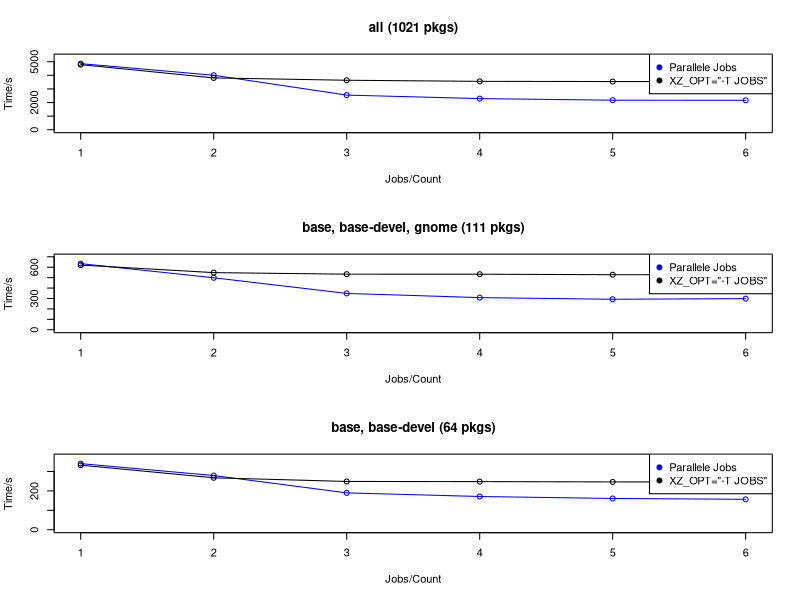

Recreate this plot in R.
# Computer: NUC
## CPU: i5-4250U CPU @ 1.30GHz
## Mem: 8GB

# Measurement vectors
jobs = seq(1, 6)
# base and base-devel group (64 unique packages)
time_base = c(340.325, 279.047, 189.770, 171.163, 161.124, 156.724)
# base, base-devel and gnome group (111 unique packages)
time_gnome = c(634.284, 498.592, 348.511, 308.346, 292.659, 298.652)
# all packages installed at the NUC (1021 unique packages)
time_all = c(4856.509, 4002.653, 2545.701, 2289.114, 2172.302, 2164.872)
# base and base-devel group using XZ_OPT instead of true parallelization (64 unique packages)
time_xzopt_base = c(332.345, 267.433, 248.689, 247.828, 246.304, 245.932)
# base, base-devel and gnome group using XZ_OPT instead of true parallelization (111 unique packages)
time_xzopt_gnome = c(620.164, 548.262, 533.265, 533.075, 528.173, 528.970)
# all packages installed at the NUC using XZ_OPT instead of true parallelization (1021 unique packages)
time_xzopt_all = c(4782.006, 3807.457, 3637.071, 3556.447, 3542.436, 3541.516)

# Export drawing as vector graphic suitable for printing with A4
#svg("bacman: simple benchmark.svg", width=1*10, height=sqrt(2)*10)

# Define initial window size
par(mfrow=c(3, 1))

# Plot points and lines for base
plot(time_all ~ jobs, main="all (1021 pkgs)", ylim=c(0, max(time_all)*1.1), xlab="Jobs/Count", ylab="Time/s", col="blue")
lines(time_all ~ jobs, col="blue")
points(time_xzopt_all ~ jobs, col="black")
lines(time_xzopt_all ~ jobs, col="black")
legend(x="topright", legend=c("Parallele Jobs", "XZ_OPT=\"-T JOBS\""), col=c("blue", "black"), pch=c(19, 19))

# Plot points and lines for gnome
plot(time_gnome ~ jobs, main="base, base-devel, gnome (111 pkgs)", ylim=c(0, max(time_gnome)*1.1), xlab="Jobs/Count", ylab="Time/s", col="blue")
lines(time_gnome ~ jobs, col="blue")
points(time_xzopt_gnome ~ jobs, col="black")
lines(time_xzopt_gnome ~ jobs, col="black")
legend(x="topright", legend=c("Parallele Jobs", "XZ_OPT=\"-T JOBS\""), col=c("blue", "black"), pch=c(19, 19))

# Plot points and lines for all
plot(time_base ~ jobs, main="base, base-devel (64 pkgs)", ylim=c(0, max(time_base)*1.1), xlab="Jobs/Count", ylab="Time/s", col="blue")
lines(time_base ~ jobs, col="blue")
points(time_xzopt_base ~ jobs, col="black")
lines(time_xzopt_base ~ jobs, col="black")
legend(x="topright", legend=c("Parallele Jobs", "XZ_OPT=\"-T JOBS\""), col=c("blue", "black"), pch=c(19, 19))

# Write drawing to file
#dev.off()
